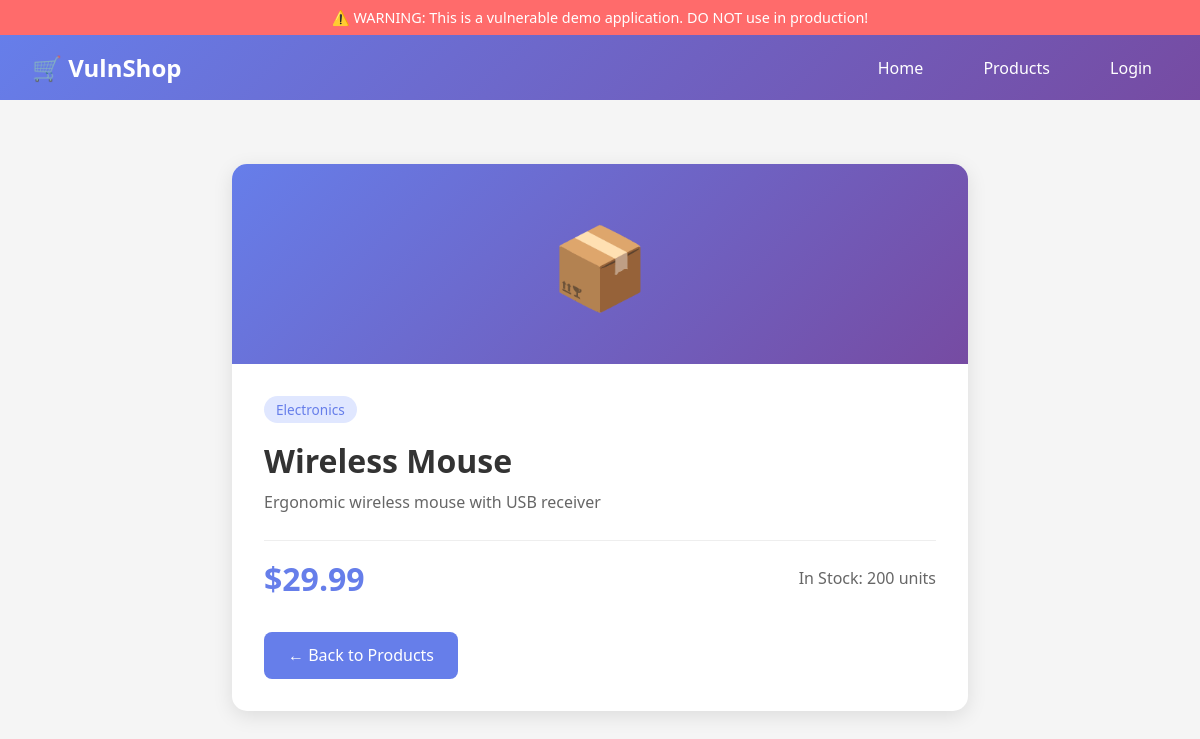
The app's page /product/2 with its own data.
### tables this page shows
CREATE TABLE products (
            id INTEGER PRIMARY KEY AUTOINCREMENT,
            name TEXT NOT NULL,
            description TEXT,
            price REAL,
            category TEXT,
            stock INTEGER DEFAULT 0
        );

### app.py (the view)
@app.route('/product/<int:product_id>')
def product_detail(product_id):
    conn = get_db()
    cursor = conn.cursor()
    query = f"SELECT * FROM products WHERE id = {product_id}"
    print(f"[DEBUG] Executing query: {query}")
    try:
        cursor.execute(query)
        product = cursor.fetchone()
    except Exception as e:
        product = None
        print(f"[ERROR] {str(e)}")
    conn.close()
    return render_template('product_detail.html', product=product)

### app.py (called while the page is built)
def get_db():
    conn = sqlite3.connect(DATABASE)
    conn.row_factory = sqlite3.Row
    return conn

### templates/product_detail.html (shortened to what this page needs)
<!DOCTYPE html>
<html lang="en">
<head>
</head>
<body>
    <div class="warning-banner">
        ⚠️ WARNING: This is a vulnerable demo application. DO NOT use in production!
    </div>
    <nav>
        <a href="/" class="logo">🛒 VulnShop</a>
        <div class="nav-links">
            <a href="/">Home</a>
            <a href="/products">Products</a>
            <a href="/login">Login</a>
        </div>
    </nav>
    <main class="container">
        {% if product %}
        <div class="product-detail">
            <div class="product-header">📦</div>
            <div class="product-body">
                <span class="category-badge">{{ product['category'] }}</span>
                <h1>{{ product['name'] }}</h1>
                <p class="description">{{ product['description'] }}</p>
                <div class="product-meta">
                    <span class="price">${{ "%.2f"|format(product['price']) }}</span>
                    <span class="stock">In Stock: {{ product['stock'] }} units</span>
                </div>
                <a href="/products" class="btn-back">← Back to Products</a>
            </div>
        </div>
        {% endif %}
    </main>
</body>
</html>

### templates/product_detail.html (style rules this page uses)
* { margin: 0; padding: 0; box-sizing: border-box; }
body { font-family: 'Segoe UI', Tahoma, Geneva, Verdana, sans-serif; background: #f5f5f5; min-height: 100vh; }
nav { background: linear-gradient(135deg, #667eea 0%, #764ba2 100%); padding: 1rem 2rem; display: flex; justify-content: space-between; align-items: center; }
nav .logo { color: white; font-size: 1.5rem; font-weight: bold; text-decoration: none; }
nav .nav-links a { color: white; text-decoration: none; margin-left: 1.5rem; padding: 0.5rem 1rem; border-radius: 5px; transition: background 0.3s; }
.container { max-width: 800px; margin: 2rem auto; padding: 2rem; }
.product-detail { background: white; border-radius: 15px; overflow: hidden; box-shadow: 0 5px 20px rgba(0,0,0,0.1); }
.product-header { height: 200px; background: linear-gradient(135deg, #667eea 0%, #764ba2 100%); display: flex; justify-content: center; align-items: center; font-size: 5rem; }
.product-body { padding: 2rem; }
.product-body h1 { color: #333; margin-bottom: 0.5rem; }
.category-badge { display: inline-block; padding: 0.25rem 0.75rem; background: #e0e7ff; color: #667eea; border-radius: 20px; font-size: 0.85rem; margin-bottom: 1rem; }
.description { color: #666; line-height: 1.6; margin-bottom: 1.5rem; }
.product-meta { display: flex; justify-content: space-between; align-items: center; padding: 1rem 0; border-top: 1px solid #eee; }
.price { font-size: 2rem; font-weight: bold; color: #667eea; }
.stock { color: #666; }
.btn-back { display: inline-block; margin-top: 1rem; padding: 0.8rem 1.5rem; background: #667eea; color: white; text-decoration: none; border-radius: 8px; transition: background 0.3s; }
.warning-banner { background: #ff6b6b; color: white; text-align: center; padding: 0.5rem; font-size: 0.9rem; }

### records on screen
products: category "Electronics", name "Wireless Mouse", description "Ergonomic wireless mouse with USB receiver", price "29.99", stock "200"
